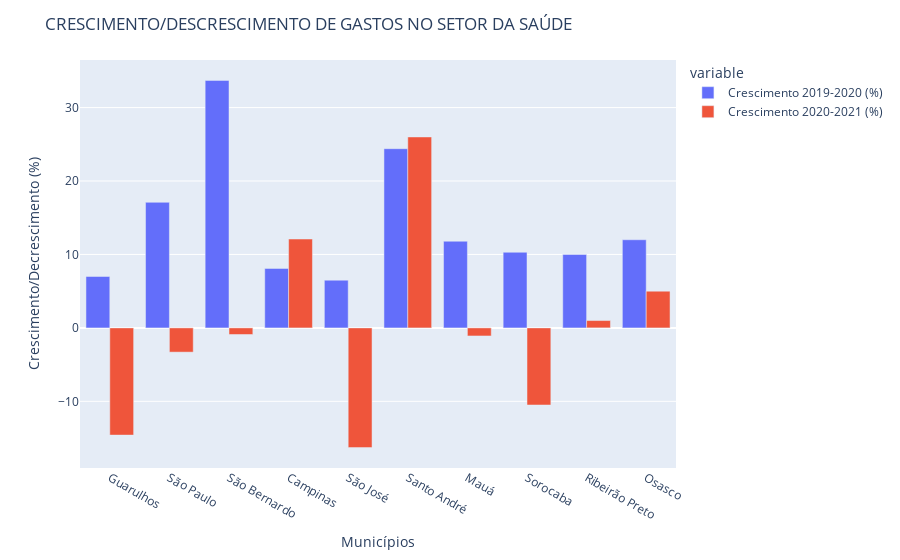

Notebook source saved alongside this figure:
### Markdown cell above
EM TESE,

MUNICÍPIOS COM BONS INVESTIMENTOS: MENOR IMPACTO DA COVID19 EM SEUS TERRITÓRIOS.

MUNICÍPIOS SEM INVESTIMENTOS: MAIOR IMPACTO DA COVID19 EM SEUS TERRITÓRIOS.

### Code cell
#usando os gráficos acima para criar um DF e um outro gráfico que servirá de comparação para as variáveis
import plotly.express as px 
import pandas as pd 
mun = ['Guarulhos', 'São Paulo', 'São Bernardo', 'Campinas', 'São José', 'Santo André', 'Mauá', 'Sorocaba', 'Ribeirão Preto', 'Osasco']
porc1920 = [7, 17.1, 33.7, 8.1, 6.5, 24.4, 11.8, 10.3, 10, 12]
porc2021 = [-14.6, -3.3, -0.9, 12.1 , -16.3, 26, -1.1, -10.5, 1, 5]

df_porc= pd.DataFrame({
    'Municípios': mun,
    'Crescimento 2019-2020 (%)': porc1920,
    'Crescimento 2020-2021 (%)': porc2021
})
df_porc

fig_gb=px.bar(df_porc, x='Municípios',y=['Crescimento 2019-2020 (%)','Crescimento 2020-2021 (%)'], 
           barmode='group')  
fig_gb.update_layout(title='CRESCIMENTO/DESCRESCIMENTO DE GASTOS NO SETOR DA SAÚDE',
                 yaxis_title='Crescimento/Decrescimento (%)')
fig_gb.show()

### Figure 1 — Plotly figure (JSON) as saved in the notebook; plotly's stock layout.template omitted (floating-point values rounded to 4 significant figures)
{"data": [{"alignmentgroup": "True", "hovertemplate": "variable=Crescimento 2019-2020 (%)<br>Municípios=%{x}<br>value=%{y}<extra></extra>", "legendgroup": "Crescimento 2019-2020 (%)", "marker": {"color": "#636efa"}, "name": "Crescimento 2019-2020 (%)", "offsetgroup": "Crescimento 2019-2020 (%)", "orientation": "v", "showlegend": true, "textposition": "auto", "type": "bar", "x": ["Guarulhos", "São Paulo", "São Bernardo", "Campinas", "São José", "Santo André", "Mauá", "Sorocaba", "Ribeirão Preto", "Osasco"], "xaxis": "x", "y": [7, 17.1, 33.7, 8.1, 6.5, 24.4, 11.8, 10.3, 10, 12], "yaxis": "y"}, {"alignmentgroup": "True", "hovertemplate": "variable=Crescimento 2020-2021 (%)<br>Municípios=%{x}<br>value=%{y}<extra></extra>", "legendgroup": "Crescimento 2020-2021 (%)", "marker": {"color": "#EF553B"}, "name": "Crescimento 2020-2021 (%)", "offsetgroup": "Crescimento 2020-2021 (%)", "orientation": "v", "showlegend": true, "textposition": "auto", "type": "bar", "x": ["Guarulhos", "São Paulo", "São Bernardo", "Campinas", "São José", "Santo André", "Mauá", "Sorocaba", "Ribeirão Preto", "Osasco"], "xaxis": "x", "y": [-14.6, -3.3, -0.9, 12.1, -16.3, 26, -1.1, -10.5, 1, 5], "yaxis": "y"}], "layout": {"barmode": "group", "legend": {"title": {"text": "variable"}, "tracegroupgap": 0}, "margin": {"t": 60}, "title": {"text": "CRESCIMENTO/DESCRESCIMENTO DE GASTOS NO SETOR DA SAÚDE"}, "xaxis": {"anchor": "y", "domain": [0, 1], "title": {"text": "Municípios"}}, "yaxis": {"anchor": "x", "domain": [0, 1], "title": {"text": "Crescimento/Decrescimento (%)"}}}}
